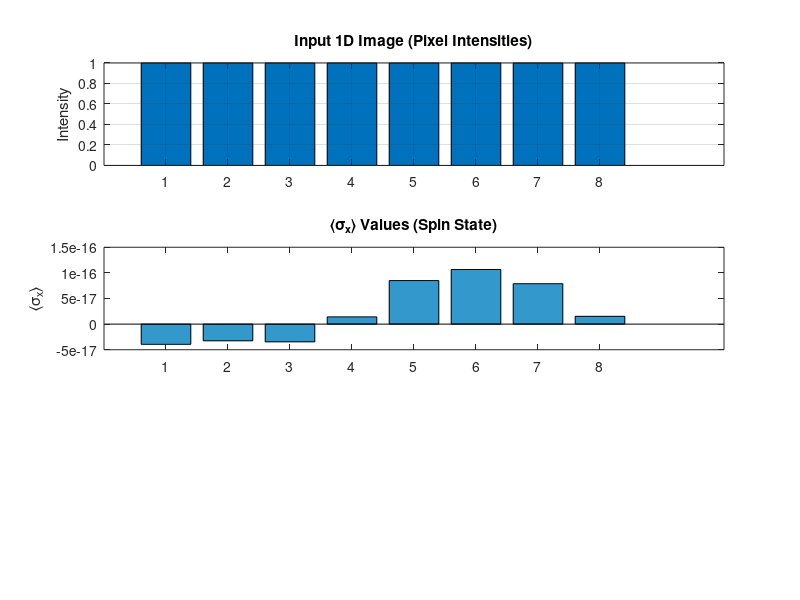

MATLAB code to generate this figure: (Note: this script raises an error after producing the figure.)
clc; clear;

tic

% === 1. Input Image ===
n1=5;% half the legth of image 1
img1 = [255 *ones(1,n1),ones(1, n1)];% image 1 is half balck and half white
n2=8;% length of image 2
img2 = ones(1,n2); %image 2 is all the same color
img = img2; %choose between image 1 and image 2 to run the algorithm
n = length(img);

% === 2. Spin Operators and Identity ===
sx = [0, 1; 1, 0];
sy = [0, 1i; -1i, 0];
sz = [1, 0; 0, -1];
I = eye(2);

% === 3. Pixel Similarity → Coupling Strengths J(i) ===
J = zeros(1, n);%create J-tensor containing the interactions
for i = 1:n-1
    next = i + 1;%A:removed mod to make it a line segment
    diff = abs(img(i) - img(next));
    J(i) = 1 + exp(-diff/(1*n)) -exp(diff/(1*n));  % similarity-based coupling; it scales with the size of the image
    %J(i)=1;

end

% === 4. Construct Ising-like Hamiltonian ===
H = zeros(2^n);

% (a) Interaction: -J(i) * σz_i * σz_{i+1}
for i = 1:n
    opX = 1;
    opY = 1;
    opZ = 1;
    for j = 1:n
        if j == i || j == i + 1 %A:removed mod to make it a line segment
            X = sx;
            Y = sy;
            Z = sz;
        else
            X = I;
            Y = I;
            Z = I;
        end
        opX = kron(opX, X);
        opY = kron(opY, Y);
        opZ = kron(opZ, Z);
    end
    H = H - (opY + opZ)-  J(i)*opX;
end
%if we set J =1, then the expected value of sz is non-zero
%if we set J=-1, the ground state is gapless meaning that the eigenspace of
%of the lowest eigenvalue is degenerate and, as a result, we obtain
%expected values of sz that are not zero. 

% (b1) Dipole interaction1: S(i).S(j)/|i-j|^3
d=10; %strenth of dipole interaction
for i = 1:n
    for j=1:n
        opX = 1;
        opY = 1;
        opZ = 1;
        for k = 1:n
            if k == i || k == j 
                X = sx;
                Y = sy;
                Z = sz;
            else
                X = I;
                Y = I;
                Z = I;
            end
        opX = kron(opX, X);
        opY = kron(opY, Y);
        opZ = kron(opZ, Z);
        end
        if i ~= j
            H = H  - (1/(d*abs(i-j))^3)*(opX + opY + opZ);
        end
    end
end
%We (should) get a zero expcted value of the x-spin on each site if this is
%the only interaction and the image is constant. This is due to symmetry.
%Actually, the behaviour is a bit more sublte since the ground state is
%gapless, meaning that the eigenspace with the lowest eigenvalue is
%degenerate. There will be an eigenvector that has zero expected value of
%the x-spin for all sites.

% (b2) Dipole interaction2: [S(i).(i-j)][S(j).(i-j)]/|i-j|^3
for i = 1:n
    for j=1:n
        opX = 1;
        for k = 1:n
            if k == i || k == j 
                X = sx;
            else
                X = I;
            end
        opX = kron(opX, X);
        end
        if i ~= j
            H = H  +(3/(d*abs(i-j))^3)*(opX);
        end
    end
end
%This term introduces the geomerty dependence. We assume that all the
%vertexes in the lattice lie in the x-axis, which leads to a simplification
%and only sx terms

%H=-H;%flip the energies?

% (c) Label constraints: pixel n/4 = +1, 3n/4 = –1
label_strength = 0*n;%strength of the magnetic field, n, increases with the size of the image; set label strength to 0 to remove magnetic field
label_indices = [floor(n/4), floor(3*n/4)];
%label_indices = [1, 8];
label_targets = [+1, +1];

for k = 1:length(label_indices)
    i = label_indices(k);
    target = label_targets(k);
    op = 1;
    for j = 1:n
        A = (j == i) * sx + (j ~= i) * I;
        op = kron(op, A);
    end
    H = H - label_strength * target * op;
end

%H = sparse(H);%tranform to a sparese matrix

% === 5. Solve for Ground State ===
%[evecs, evals] = eigs(H, 1, 'SA');%use this if the matrix if SPARSE
%ground_state = evecs;%use this if the matrix is SPARSE
[evecs, evals] = eig(H);%use this if the matrix is NOT SPARSE
[~, idx] = min(diag(evals));%use this if the matrix is NOT SPARSE
%idx=5;%index override
ground_state = evecs(:, idx);%use this if the matrix is NOT SPARSE

% === 6. Measure ⟨σx⟩ for Each Pixel ===
expect_vals = zeros(1, n);
tot_sx = 0;%total x-spin magnetization
for i = 1:n
    op = 1;
    for j = 1:n
        A = (j == i) * sx + (j ~= i) * I;
        op = kron(op, A);
    end
    tot_sx = tot_sx + op;
    expect_vals(i) = real(ground_state' * op * ground_state);
end

% === 7. Assign Segments ===
segments = expect_vals >= 0;

% === 8. Average Magentizatin ===
%(a) Partition function
b=1;%inverse temperature
Z=0;
temp_vec = 0;%temporary vector
for i=1:2^n
    temp_vec = evecs(:, i);
    Z = Z + (temp_vec'*temp_vec)*exp(- b*evals(i,i));
end
%The computation assumes that the evecs are not normalized, but it seems
%like they are always normalized based on examples. So, we may optimize the
%computation for the partition function if we have a guarantee that the
%evecs are normalized

%(b) average magnetization
mx=0;%average x-spin magnetization
for i=1:2^n
    temp_vec = evecs(:, i);
    mx = mx + real(temp_vec'*tot_sx*temp_vec)*exp(- b*evals(i,i));
end
mx= mx/(Z*n);%average magentization done
disp(mx)


% === 9. Plotting ===
figure;

subplot(3,1,1);
bar(img);
title('Input 1D Image (Pixel Intensities)');
ylabel('Intensity');
xticks(1:n);
grid on;

subplot(3,1,2);
bar(expect_vals, 'FaceColor', [0.2 0.6 0.8]);
title('⟨σ_x⟩ Values (Spin State)');
ylabel('⟨σ_x⟩');
xticks(1:n);
yline(0, '--k');
grid on;

subplot(3,1,3);
bar(segments, 'FaceColor', [0.9 0.5 0.2]);
title('Segment Assignment (1 = Foreground, 0 = Background)');
xlabel('Pixel Index');
ylabel('Segment');
xticks(1:n);
ylim([-0.5 1.5]);
grid on;

toc
